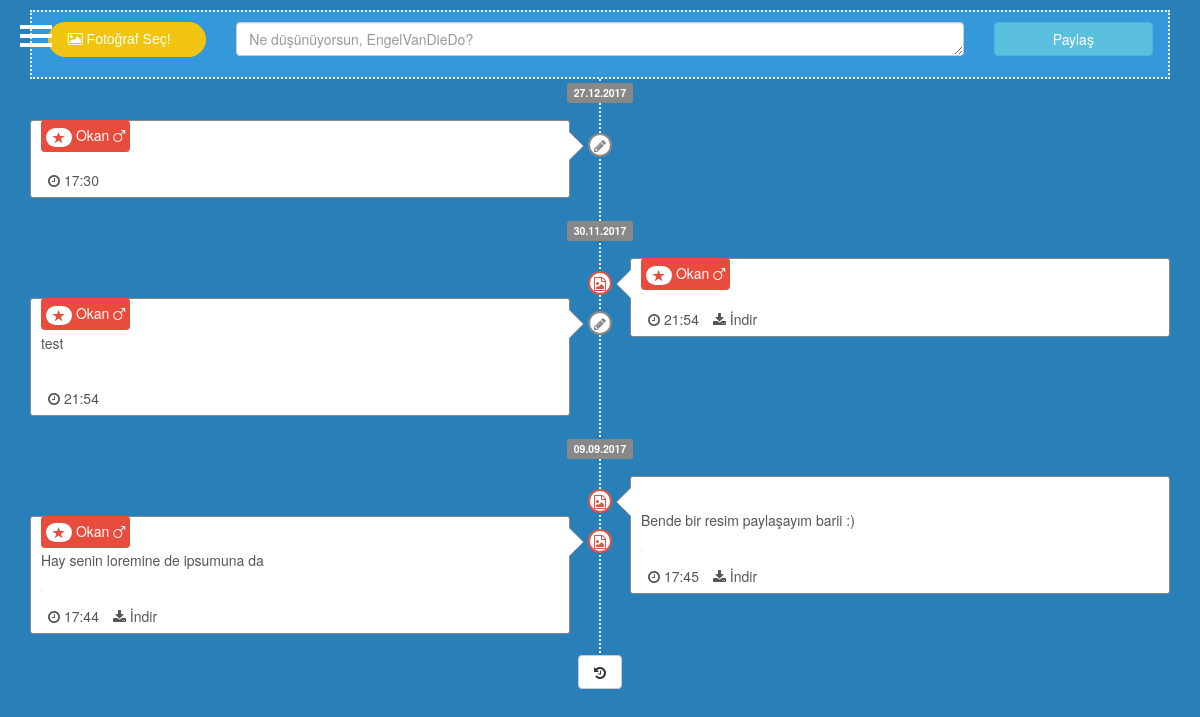
Screenshot of /sohbet/timeline.php (signed in) with the database file from the repository.
### tables this page shows
CREATE TABLE `resimler` (
  `resim_id` int(11) NOT NULL,
  `resim_url` varchar(200) DEFAULT NULL,
  `aciklama` varchar(400) DEFAULT NULL,
  `uyeid` int(11) NOT NULL,
  `saat` varchar(10) NOT NULL,
  `tarih` varchar(20) NOT NULL,
  `izin` int(11) NOT NULL,
  `zaman` varchar(11) NOT NULL
);

CREATE TABLE `uye` (
  `id` int(11) NOT NULL,
  `uyeAdi` varchar(225) NOT NULL,
  `seoadi` varchar(250) NOT NULL,
  `sifre` varchar(225) NOT NULL,
  `rutbe` int(11) NOT NULL,
  `onay` int(11) NOT NULL,
  `krengi` varchar(7) NOT NULL,
  `yrengi` varchar(7) NOT NULL,
  `cinsiyet` int(11) NOT NULL,
  `hakkinda` varchar(250) NOT NULL,
  `profil_resmi` varchar(150) DEFAULT NULL,
  `il` varchar(100) NOT NULL,
  `ilce` varchar(100) NOT NULL,
  `sure` int(11) NOT NULL
);

### sohbet/class/BasicDB.php (called while the page is built, shortened)
<?php
class BasicDB extends \PDO
{
    private $sql;
    private $tableName;
    private $where;
    private $join;
    private $orderBy;
    private $groupBy;
    public function from($tableName)
    {
        $this->sql = 'SELECT * FROM `' . $tableName . '`';
        $this->tableName = $tableName;
        return $this;
    }
    public function where($column, $value = '', $mark = '=', $logical = '&&')
    {
        $this->where[] = [
            $column,
            $value,
            $mark,
            $logical
        ];
        return $this;
    }
    public function join($targetTable, $joinSql, $joinType = 'inner')
    {
        $this->join[] = ' ' . strtoupper($joinType) . ' JOIN ' . $targetTable . ' ON ' . sprintf($joinSql, $targetTable, $this->tableName);
        return $this;
    }
    public function orderby($columnName, $sort = 'ASC')
    {
        $this->orderBy = ' ORDER BY ' . $columnName . ' ' . strtoupper($sort);
        return $this;
    }
    public function groupby($columnName)
    {
        $this->groupBy = ' GROUP BY ' . $columnName;
        return $this;
    }
    public function run()
    {
        $query = $this->generateQuery();
        return $query->fetchAll(parent::FETCH_ASSOC);
    }
    public function generateQuery()
    {
        if ($this->join) {
            $this->sql .= implode(' ', $this->join);
            $this->join = null;
        }
        if ($this->groupBy) {
            $this->sql .= $this->groupBy;
            $this->groupBy = null;
        }
        if ($this->orderBy) {
            $this->sql .= $this->orderBy;
            $this->orderBy = null;
        }
        $query = $this->query($this->sql);
        return $query;
    }
    private function get_where()
    {
        if (is_array($this->where) && count($this->where) > 0) {
            $this->sql .= ' WHERE ';
            $where = [];
            foreach ($this->where as $key => $arg) {
                if ($arg[2] == 'LIKE' || $arg[2] == 'NOT LIKE') {
                    $where[] = $arg[3] . ' ' . $arg[0] . ' ' . $arg[2] . ' "%' . $arg[1] . '%" ';
                } elseif ($arg[2] == 'BETWEEN' || $arg[2] == 'NOT BETWEEN') {
                    $where[] = $arg[3] . ' ' . ($arg[0] . ' ' . $arg[2] . ' ' . $arg[1][0] . ' AND ' . $arg[1][1]);
                } elseif ($arg[2] == 'FIND_IN_SET') {
                    $where[] = $arg[3] . ' FIND_IN_SET("' . (is_array($arg[1]) ? implode(',', $arg[1]) : $arg[1]) . '", ' . $arg[0] . ')';
                } elseif ($arg[2] == 'IN' || $arg[2] == 'NOT IN') {
                    $where[] = $arg[3] . ' ' . $arg[0] . ' ' . $arg[2] . '(' . (is_array($arg[1]) ? implode(',', $arg[1]) : $arg[1]) . ')';
                } else {
                    $where[] = $arg[3] . ' ' . $arg[0] . ' ' . $arg[2] . ' "' . $arg[1] . '"';
                }
            }
            $this->sql .= ltrim(implode(' ', $where), '&&');
            $this->where = null;
        }
    }
    public function find_in_set($column, $value)
    {
        return $this;
    }
}

### sohbet/timeline.php (the view, shortened to what this page needs)
<?php
require_once "class/BasicDB.php";
require_once "baglan.php";
$listele = $db->from('resimler')
->join('uye', '%s.id = %s.uyeid')
->where('izin', 1)
->groupby('tarih')
->orderby('zaman','desc')
->run();
?>
<?php if (@$_SESSION["oturum"]) { ?>
<!DOCTYPE html>
<html lang="tr">
	<head>
		<link rel="stylesheet" href="//maxcdn.bootstrapcdn.com/bootstrap/3.3.7/css/bootstrap.min.css">
		<link rel="stylesheet" type="text/css" href="//maxcdn.bootstrapcdn.com/font-awesome/4.7.0/css/font-awesome.min.css">
    	<link rel="stylesheet" href="sweetalert/sweetalert.css">
		<link rel="stylesheet" type="text/css" href="css/paylasimlar.css">
		<link rel="stylesheet" type="text/css" href="css/input.css">
		<link rel="stylesheet" type="text/css" href="css/hamburger.css">
	</head>
	<body>
    <div id="wrapper">
        <div id="page-content-wrapper">
            <button type="button" class="hamburger is-closed" data-toggle="offcanvas">
                <span class="hamb-top"></span>
    			<span class="hamb-middle"></span>
				<span class="hamb-bottom"></span>
            </button>
			<div class="container">
		    	<div class="row" id="paylas">
		    		<div class="gizle">
		    			<form enctype="multipart/form-data" method="post" action="">
			    		<div class="form-group col-lg-2 text-center">
							<label class="file">
							    <span class="file">
							        <i class="fa fa-picture-o" aria-hidden="true"></i> Fotoğraf Seç!
							    </span>
							</label>
			    		</div>
			    		<div class="form-group col-lg-8">
			    			<textarea type="text" name="aciklama" rows="1" class="form-control" placeholder="Ne düşünüyorsun, <?=$_SESSION['uyeAdi'] ?>?"></textarea>
		    			</div>
			    		<div class="form-group col-lg-2">
			    			<input type="submit" name="ekle" class="btn btn-info btn-block paylas" value="Paylaş">
			    		</div>
			    		</form>
			    	</div>
		    	</div>
		        <div class="col-lg-12">
		            <div class="row">
		                <div class="timeline timeline-line-dotted">
							<?php if ($listele){foreach ( $listele as $res ){?>
						    <span class="timeline-label">
		                    	<span class="label label-primary"><?=$res["tarih"]?></span>
		                	</span>
							<?php
							$icerik = $db->from('resimler')
							->join('uye', '%s.id = %s.uyeid', 'left')
							->orderby('zaman', 'desc')
							->find_in_set('tarih', $res["tarih"])
							->run();
							foreach ($icerik as $i) { ?>
							<?php if (($i["izin"] == 1) or ($i["id"] == $_SESSION["uyeid"])) { ?>
		                    <div class="timeline-item">
		                        <div class="timeline-point timeline-point-<?= $i['resim_url'] == '' ? 'default' : 'danger'?>">
		                        	<?= $i['resim_url'] == '' ? '<i class="fa fa-pencil"></i>' : '<i class="fa fa-file-image-o"></i>'?>
		                        </div>
		                        <div class="timeline-event <?=$i['izin'] == '1' ? '' : 'timeline-event-warning' ?>">
		                            <div class="timeline-heading">
		                            	<span style="background-color:<?=$i["krengi"] ?>;padding:5px;padding-bottom:7px;border-radius:4px">
		                                <a href="<?=$i["uyeAdi"]?>" id="kadi" style="color:white;text-decoration:none">
		                                <span class="badge" style="background-color:white;border-radius:10px">
		                                <?=$i["rutbe"] == 1 ? '<span style="color:'.$i["krengi"].'" class="glyphicon glyphicon-star"></span>' : '<span style="color:'.$i["krengi"].'" class="glyphicon glyphicon-plus"></span>' ?>
		                                </span>
		                                <?=$i["uyeAdi"]?>
		                                <?=$i["cinsiyet"] == 1 ? '<i class="fa fa-mars"></i>' : '<i class="fa fa-venus"></i>' ?>
		                                </span>
		                            </div>
		                            <div class="timeline-body">
		                                <?= $i['aciklama'] == null ? '' : '<p>'.$i['aciklama'].'</p><br>'?>
		                            </div>
		                            <div class="timeline-footer">
		                            <ul>
		                            	<li><i class="fa fa-clock-o"></i> <?=$i["saat"]?></li>
		                            	<?= $i['resim_url'] == '' ? '' : '<li><a href="resimler/'.$i["resim_url"].'" download>  <span class="fa fa-download"></span> İndir</a></li>'?>
		                            </ul>
		                            </div>
		                        </div>
		                    </div>
		                    <?php } ?>
							<?php }	} }	?>
		                    <span class="timeline-label">
		                        <a href="#" class="btn btn-default" title="More...">
		                            <i class="fa fa-fw fa-history"></i>
		                        </a>
		                    </span>
		                </div>
		            </div>
		        </div>
		    </div>
        </div>
    </div>
	</body>
</html>
<?php }else {
	header('Location:index.php');
}
?>

### sohbet/css/input.css (style rules this page uses)
label.file input + .file { display: inline-block; width: auto; padding: 0 20px; height: 35px; font: 14px/35px sans-serif; background: #f1c40f; border-radius: 35px; color: #fff; cursor: pointer; }
label.file input:valid + .file { background: #f1c40f url(check.png) no-repeat; background-size: 20px 14px; background-position: 94%; padding-right: 35px; }

### sohbet/css/hamburger.css (style rules this page uses)
body { position: relative; overflow-x: hidden; }
body, html { height: 100%; }
#wrapper { padding-left: 0; -webkit-transition: all 0.5s ease; -moz-transition: all 0.5s ease; -o-transition: all 0.5s ease; transition: all 0.5s ease; }
#page-content-wrapper { width: 100%; }
.hamburger { position: fixed; top: 20px; z-index: 999; display: block; width: 32px; height: 32px; margin-left: 20px; background: transparent; border: none; }
.hamburger.is-closed:before { content: ''; display: block; width: 100px; font-size: 14px; color: #fff; line-height: 32px; text-align: center; opacity: 0; -webkit-transform: translate3d(0,0,0); -webkit-transition: all .35s ease-in-out; }
.hamburger.is-closed .hamb-top, .hamburger.is-closed .hamb-middle, .hamburger.is-closed .hamb-bottom, .hamburger.is-open .hamb-top, .hamburger.is-open .hamb-middle, .hamburger.is-open .hamb-bottom { position: absolute; left: 0; height: 4px; width: 100%; }
.hamburger.is-closed .hamb-top, .hamburger.is-closed .hamb-middle, .hamburger.is-closed .hamb-bottom { background-color: white; }
.hamburger.is-closed .hamb-top { top: 5px; -webkit-transition: all .35s ease-in-out; }
.hamburger.is-closed .hamb-middle { top: 50%; margin-top: -2px; }
.hamburger.is-closed .hamb-bottom { bottom: 5px; -webkit-transition: all .35s ease-in-out; }

### rows the page displays
resimler: tarih "27.12.2017", uyeid.uyeAdi "Okan", saat "17:30"
resimler: tarih "30.11.2017", uyeid.uyeAdi "Okan", aciklama "test", saat "21:54"
resimler: uyeid.uyeAdi "Okan", saat "21:54"
resimler: tarih "09.09.2017", uyeid.uyeAdi "Okan", aciklama "Hay senin loremine de ipsumuna da", saat "17:44"
resimler: aciklama "Bende bir resim paylaşayım barii :)", saat "17:45"
